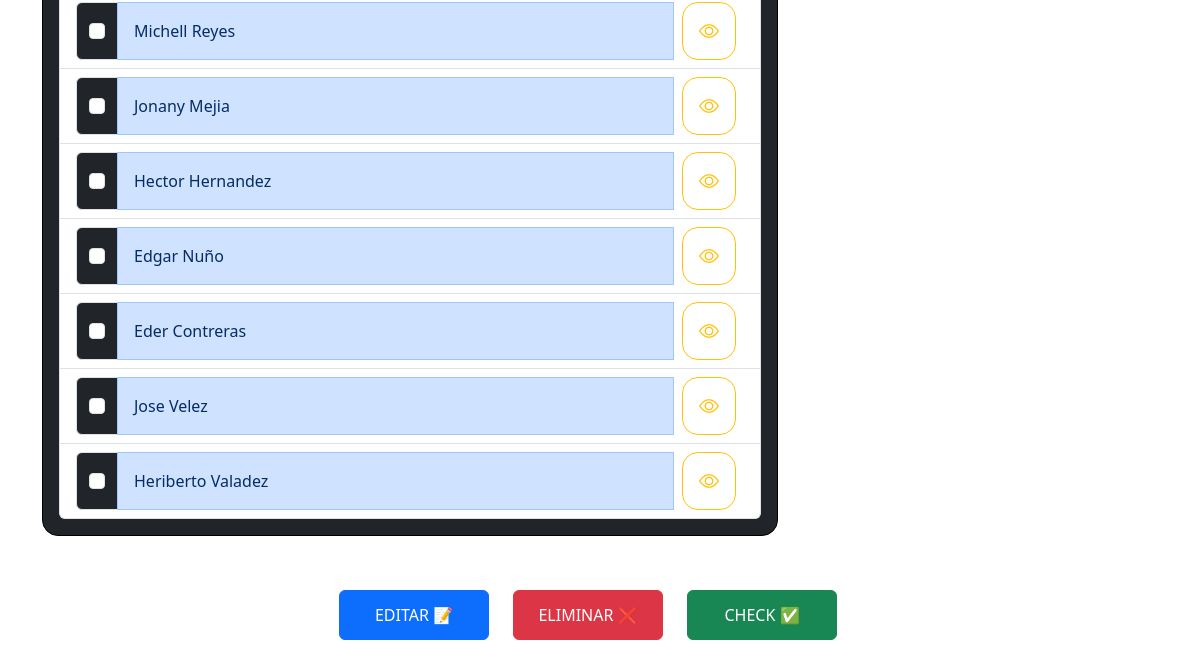
Before: /vistas/tareas_preapertura/tareas_preapertura.php (signed in, lower part) with the older database file.
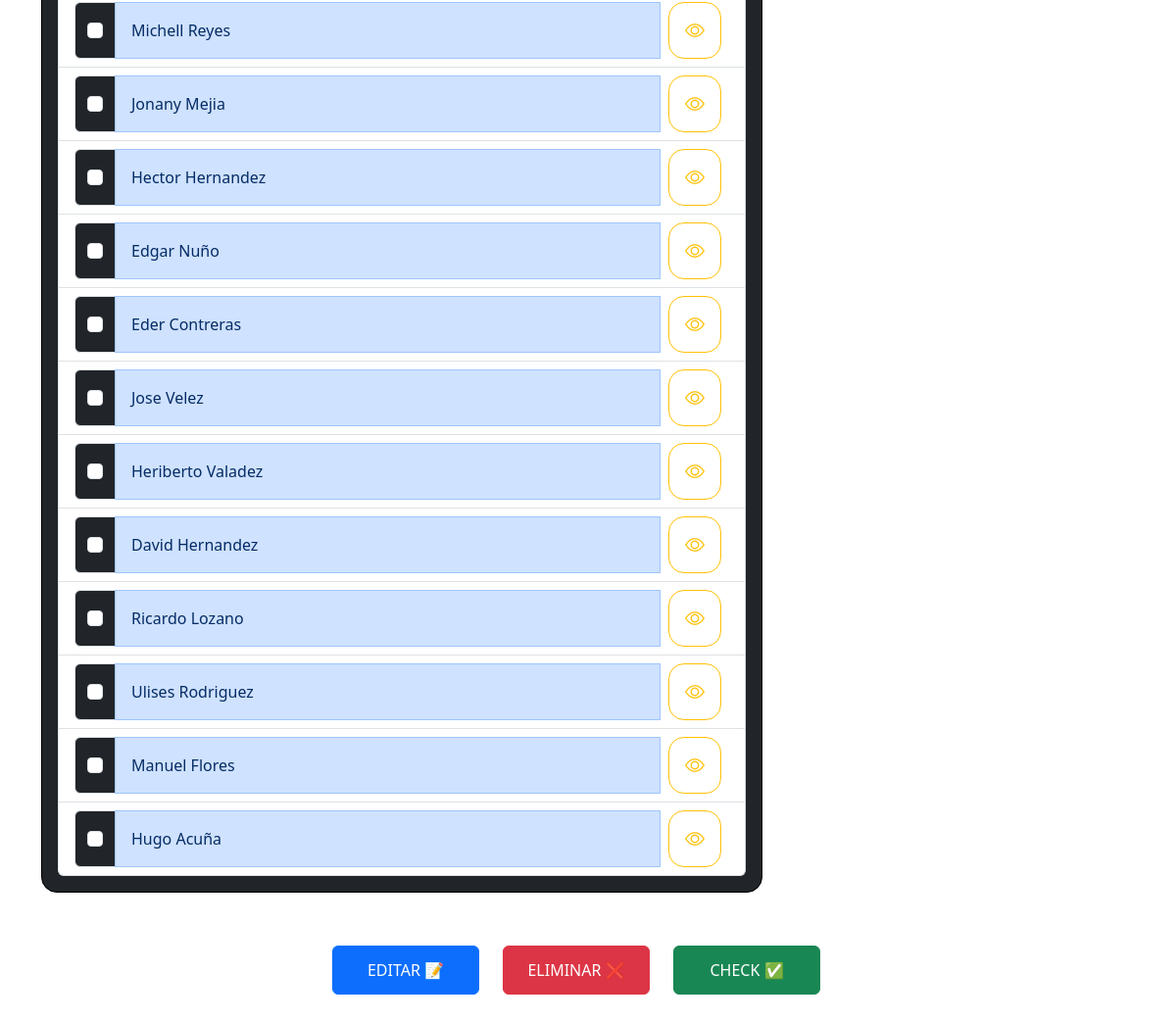
After: the same page with the newer database file.
### tables this page shows
CREATE TABLE IF NOT EXISTS `personal` (
  `id` int NOT NULL AUTO_INCREMENT,
  `nombre` varchar(50) NOT NULL,
  `apellido` varchar(50) NOT NULL,
  `calificacion` int NOT NULL DEFAULT '4',
  `estado` int NOT NULL DEFAULT '1' COMMENT '0: inactivo, 1: activo',
  PRIMARY KEY (`id`)
);

### vistas/tareas_preapertura/tareas_preapertura.php (the view, shortened to what this page needs)
<?php
$ubicacion = "../../";
$titulo = "TAREAS PREAPERTURA";
include ($ubicacion."includes/header.php");
include ($ubicacion."config/conexion.php");
$result = $pdo->query("SELECT * FROM personal");
if ($result->rowCount() > 0) {
    $resultMeseros = $result->fetchAll(PDO::FETCH_OBJ);
} else {
    $resultMeseros = array();
}
?>
<div class="container mt-5">
    <h1 class="text-center"><?php echo $titulo; ?></h1><br>
    <form method="POST" action="#">
        <div class="row">
            <div class="col-md-8">
                <div class="form-group border border-black bg-dark text-white p-3 rounded-4">
                    <h2 class="text-center" for="columna1">Meseros</h2><br>
                    <div class="justify-content-center">
                        <ul class="list-group">
                            <?php foreach ($resultMeseros as $mesero): ?>
                                <li class="list-group-item">
                                    <div class="input-group mb-0">
                                        <div class="input-group-text bg-dark">
                                            <input class="form-check-input mt-0" type="checkbox" name="meseros[]" id="mesero<?php echo $mesero->id; ?>" value="<?php echo $mesero->id; ?>">
                                        </div>
                                        <label class="form-control text-primary-emphasis bg-primary-subtle border border-primary-subtle d-flex justify-content-between align-items-center p-3" for="mesero<?php echo $mesero->id; ?>">
                                            <?php echo htmlspecialchars($mesero->nombre . " " . $mesero->apellido); ?>
                                        </label>
                                        <button data-bs-toggle="modal" data-bs-target="#modalEditar" class="btn btn-outline-warning btn-lg rounded-4 mx-2" title="DETALLES">
                                            <i class="bi bi-eye"></i>
                                        </button>
                                    </div>
                                </li>
                            <?php endforeach; ?>
                        </ul>
                    </div>
                </div>
            </div>
            <div class="col-md-4">
            </div>
        </div><br>
        <div class="row">
            <div class="row justify-content-center">
                <div class="col-auto">
                    <button type="submit" class="btn btn-primary btn-custom">EDITAR 📝</button>
                </div>
                <div class="col-auto">
                    <button type="submit" class="btn btn-danger btn-custom">ELIMINAR ❌</button>
                </div>
                <div class="col-auto">
                    <button type="submit" class="btn btn-success btn-custom">CHECK ✅</button>
                </div>
            </div>
        </div><br><br><br>
    </form>
</div>
<?php
include_once($ubicacion."includes/footer.php");
?>

Changed rows visible on the page:
added personal: nombre+apellido "David Hernandez"
added personal: nombre+apellido "Ricardo Lozano"
added personal: nombre+apellido "Ulises Rodriguez"
added personal: nombre+apellido "Manuel Flores"
added personal: nombre+apellido "Hugo Acuña"
